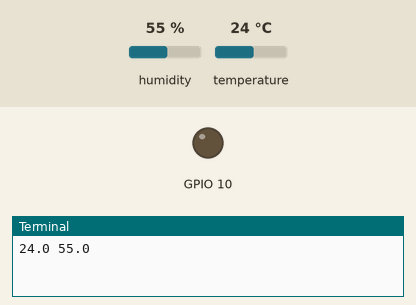
Recording of a program running on a simulated Raspberry Pi (BCM pin numbers). On the bench: output pins drawn as LEDs (lit = HIGH), the last lines printed to the terminal. The inputs (shaded band) are chosen by the test bench; at power-on: temperature 24 °C, humidity 55 %.

Above: at 1.2 s.
1.3 s: temperature set to 27.3 °C
3.4 s: temperature set to 28.7 °C
At 4.0 s:
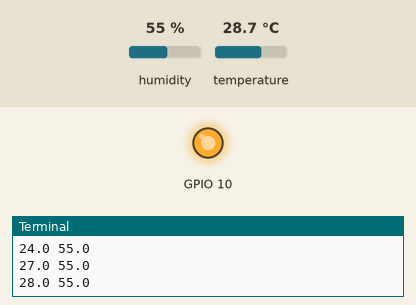
5.5 s: temperature set to 12 °C
At 7.0 s:
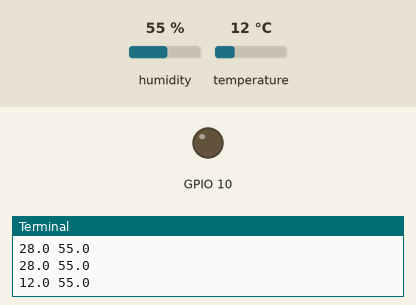
8.1 s: temperature set to 28 °C
At 9.0 s:
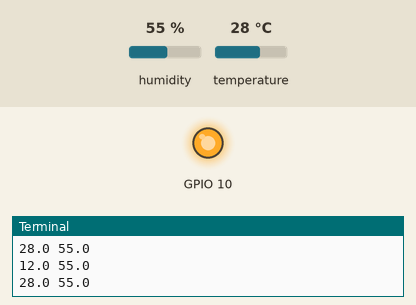
Timing chart, 0 to 11.1 s (numbered marks = the images above; inputs shaded):
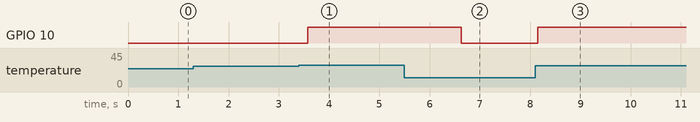

Measured:
- the behaviour switches between 27.9 and 28 °C on temperature (found by bisection; images 0 and 1)
- after the input at 3.4 s, GPIO 10: LOW → HIGH after 0.18 s
- after the input at 5.5 s, GPIO 10: HIGH → LOW after 1.1 s
- after the input at 8.1 s, GPIO 10: LOW → HIGH after 0.05 s

The program:

temperature.py
```python
import sys
import Adafruit_DHT
import time
import RPi.GPIO as GPIO
GPIO.setmode(GPIO.BCM)
GPIO.setup(10,GPIO.OUT) #pin for FAN
while True:
    humidity, temperature = Adafruit_DHT.read_retry(11, 8)
    print(temperature, humidity)
    if(temperature>27.0):
     GPIO.output(10,1)
    else:
     GPIO.output(10,0)
    time.sleep(1)
```
